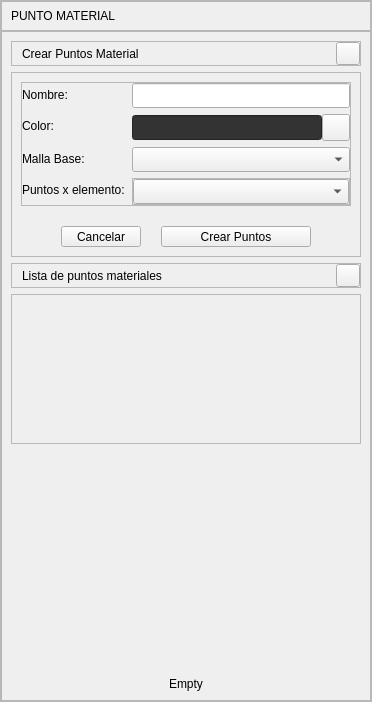
       <widget class="QFrame" name="frame_pointMaterial">
        <property name="sizePolicy">
         <sizepolicy hsizetype="Preferred" vsizetype="Preferred">
          <horstretch>0</horstretch>
          <verstretch>0</verstretch>
         </sizepolicy>
        </property>
        <property name="frameShape">
         <enum>QFrame::StyledPanel</enum>
        </property>
        <property name="frameShadow">
         <enum>QFrame::Raised</enum>
        </property>
        <layout class="QVBoxLayout" name="verticalLayout_3">
         <property name="spacing">
          <number>0</number>
         </property>
         <property name="leftMargin">
          <number>0</number>
         </property>
         <property name="topMargin">
          <number>0</number>
         </property>
         <property name="rightMargin">
          <number>0</number>
         </property>
         <property name="bottomMargin">
          <number>0</number>
         </property>
         <item>
          <widget class="QFrame" name="frame_title">
           <property name="sizePolicy">
            <sizepolicy hsizetype="Preferred" vsizetype="Fixed">
             <horstretch>0</horstretch>
             <verstretch>0</verstretch>
            </sizepolicy>
           </property>
           <property name="minimumSize">
            <size>
             <width>0</width>
             <height>30</height>
            </size>
           </property>
           <property name="maximumSize">
            <size>
             <width>16777215</width>
             <height>30</height>
            </size>
           </property>
           <property name="frameShape">
            <enum>QFrame::StyledPanel</enum>
           </property>
           <property name="frameShadow">
            <enum>QFrame::Raised</enum>
           </property>
           <property name="lineWidth">
            <number>0</number>
           </property>
           <layout class="QHBoxLayout" name="horizontalLayout_2">
            <item>
             <widget class="QLabel" name="label_cardPointMaterialTitle">
              <property name="text">
               <string>PUNTO MATERIAL</string>
              </property>
              <property name="QLabelStyle" stdset="0">
               <number>1</number>
              </property>
             </widget>
            </item>
            <item>
             <spacer name="horizontalSpacer">
              <property name="orientation">
               <enum>Qt::Horizontal</enum>
              </property>
              <property name="sizeHint" stdset="0">
               <size>
                <width>58</width>
                <height>7</height>
               </size>
              </property>
             </spacer>
            </item>
           </layout>
          </widget>
         </item>
         <item>
          <widget class="QFrame" name="frame_info">
           <property name="frameShape">
            <enum>QFrame::StyledPanel</enum>
           </property>
           <property name="frameShadow">
            <enum>QFrame::Raised</enum>
           </property>
           <layout class="QVBoxLayout" name="verticalLayout_5">
            <item>
             <widget class="QFrame" name="frame_PointMaterialSubTitle2">
              <property name="frameShape">
               <enum>QFrame::StyledPanel</enum>
              </property>
              <property name="frameShadow">
               <enum>QFrame::Raised</enum>
              </property>
              <property name="QFrameSubTitleStyle" stdset="0">
               <number>1</number>
              </property>
              <layout class="QHBoxLayout" name="horizontalLayout_3">
               <property name="spacing">
                <number>0</number>
               </property>
               <property name="leftMargin">
                <number>10</number>
               </property>
               <property name="topMargin">
                <number>0</number>
               </property>
               <property name="rightMargin">
                <number>0</number>
               </property>
               <property name="bottomMargin">
                <number>0</number>
               </property>
               <item>
                <widget class="QLabel" name="label_cardPointMaterialSubTitle2">
                 <property name="minimumSize">
                  <size>
                   <width>262</width>
                   <height>0</height>
                  </size>
                 </property>
                 <property name="text">
                  <string>Crear Puntos Material</string>
                 </property>
                 <property name="QLabelStyle" stdset="0">
                  <number>2</number>
                 </property>
                </widget>
               </item>
               <item>
                <widget class="QToolButton" name="toolButton_cardPointMaterialSubTitle2">
                 <property name="text">
                  <string/>
                 </property>
                 <property name="icon">
                  <iconset>
                   <normaloff>../recursos/iconos/iconos_menu_draw_data/minimize.svg</normaloff>../recursos/iconos/iconos_menu_draw_data/minimize.svg</iconset>
                 </property>
                 <property name="arrowType">
                  <enum>Qt::NoArrow</enum>
                 </property>
                 <property name="QToolButtonSubTitleStyle" stdset="0">
                  <number>1</number>
                 </property>
                </widget>
               </item>
              </layout>
             </widget>
            </item>
            <item>
             <widget class="QFrame" name="frame_mesh2">
              <property name="sizePolicy">
               <sizepolicy hsizetype="Preferred" vsizetype="Preferred">
                <horstretch>0</horstretch>
                <verstretch>0</verstretch>
               </sizepolicy>
              </property>
              <property name="frameShape">
               <enum>QFrame::StyledPanel</enum>
              </property>
              <property name="frameShadow">
               <enum>QFrame::Raised</enum>
              </property>
              <layout class="QVBoxLayout" name="verticalLayout_6">
               <property name="spacing">
                <number>20</number>
               </property>
               <item>
                <widget class="QFrame" name="frame_3">
                 <property name="styleSheet">
                  <string notr="true"/>
                 </property>
                 <property name="frameShape">
                  <enum>QFrame::StyledPanel</enum>
                 </property>
                 <property name="frameShadow">
                  <enum>QFrame::Raised</enum>
                 </property>
                 <layout class="QFormLayout" name="formLayout_3">
                  <property name="horizontalSpacing">
                   <number>0</number>
                  </property>
                  <property name="verticalSpacing">
                   <number>6</number>
                  </property>
                  <property name="leftMargin">
                   <number>0</number>
                  </property>
                  <property name="topMargin">
                   <number>0</number>
                  </property>
                  <property name="rightMargin">
                   <number>0</number>
                  </property>
                  <property name="bottomMargin">
                   <number>0</number>
                  </property>
                  <item row="0" column="0">
                   <widget class="QLabel" name="label_textPointMaterialName">
                    <property name="minimumSize">
                     <size>
                      <width>110</width>
                      <height>0</height>
                     </size>
                    </property>
                    <property name="text">
                     <string>Nombre:</string>
                    </property>
                    <property name="QLabelStyle" stdset="0">
                     <number>3</number>
                    </property>
                   </widget>
                  </item>
                  <item row="0" column="1">
                   <widget class="QLineEdit" name="lineEdit_textPointMaterialName">
                    <property name="minimumSize">
                     <size>
                      <width>150</width>
                      <height>25</height>
                     </size>
                    </property>
                    <property name="maximumSize">
                     <size>
                      <width>16777215</width>
                      <height>16777215</height>
                     </size>
                    </property>
                    <property name="text">
                     <string/>
                    </property>
                    <property name="QLineEditStyle" stdset="0">
                     <number>1</number>
                    </property>
                   </widget>
                  </item>
                  <item row="2" column="0">
                   <widget class="QLabel" name="label_textPointMaterialColor">
                    <property name="minimumSize">
                     <size>
                      <width>110</width>
                      <height>0</height>
                     </size>
                    </property>
                    <property name="text">
                     <string>Color:</string>
                    </property>
                    <property name="QLabelStyle" stdset="0">
                     <number>3</number>
                    </property>
                   </widget>
                  </item>
                  <item row="2" column="1">
                   <layout class="QHBoxLayout" name="horizontalLayout_9">
                    <property name="spacing">
                     <number>0</number>
                    </property>
                    <item>
                     <widget class="QLineEdit" name="lineEdit_textPointMaterialColor">
                      <property name="enabled">
                       <bool>false</bool>
                      </property>
                      <property name="minimumSize">
                       <size>
                        <width>120</width>
                        <height>25</height>
                       </size>
                      </property>
                      <property name="maximumSize">
                       <size>
                        <width>16777215</width>
                        <height>16777215</height>
                       </size>
                      </property>
                      <property name="palette">
                       <palette>
                        <active>
                         <colorrole role="WindowText">
                          <brush brushstyle="SolidPattern">
                           <color alpha="255">
                            <red>221</red>
                            <green>221</green>
                            <blue>221</blue>
                           </color>
                          </brush>
                         </colorrole>
                         <colorrole role="Button">
                          <brush brushstyle="SolidPattern">
                           <color alpha="255">
                            <red>51</red>
                            <green>51</green>
                            <blue>51</blue>
                           </color>
                          </brush>
                         </colorrole>
                         <colorrole role="Text">
                          <brush brushstyle="SolidPattern">
                           <color alpha="255">
                            <red>221</red>
                            <green>221</green>
                            <blue>221</blue>
                           </color>
                          </brush>
                         </colorrole>
                         <colorrole role="ButtonText">
                          <brush brushstyle="SolidPattern">
                           <color alpha="255">
                            <red>221</red>
                            <green>221</green>
                            <blue>221</blue>
                           </color>
                          </brush>
                         </colorrole>
                         <colorrole role="Base">
                          <brush brushstyle="SolidPattern">
                           <color alpha="255">
                            <red>51</red>
                            <green>51</green>
                            <blue>51</blue>
                           </color>
                          </brush>
                         </colorrole>
                         <colorrole role="Window">
                          <brush brushstyle="SolidPattern">
                           <color alpha="255">
                            <red>51</red>
                            <green>51</green>
                            <blue>51</blue>
                           </color>
                          </brush>
                         </colorrole>
                         <colorrole role="PlaceholderText">
                          <brush brushstyle="SolidPattern">
                           <color alpha="255">
                            <red>221</red>
                            <green>221</green>
                            <blue>221</blue>
                           </color>
                          </brush>
                         </colorrole>
                        </active>
                        <inactive>
                         <colorrole role="WindowText">
                          <brush brushstyle="SolidPattern">
                           <color alpha="255">
                            <red>221</red>
                            <green>221</green>
                            <blue>221</blue>
                           </color>
                          </brush>
                         </colorrole>
                         <colorrole role="Button">
                          <brush brushstyle="SolidPattern">
                           <color alpha="255">
                            <red>51</red>
                            <green>51</green>
                            <blue>51</blue>
                           </color>
                          </brush>
                         </colorrole>
                         <colorrole role="Text">
                          <brush brushstyle="SolidPattern">
                           <color alpha="255">
                            <red>221</red>
                            <green>221</green>
                            <blue>221</blue>
                           </color>
                          </brush>
                         </colorrole>
                         <colorrole role="ButtonText">
                          <brush brushstyle="SolidPattern">
                           <color alpha="255">
                            <red>221</red>
                            <green>221</green>
                            <blue>221</blue>
                           </color>
                          </brush>
                         </colorrole>
                         <colorrole role="Base">
                          <brush brushstyle="SolidPattern">
                           <color alpha="255">
                            <red>51</red>
                            <green>51</green>
                            <blue>51</blue>
                           </color>
                          </brush>
                         </colorrole>
                         <colorrole role="Window">
                          <brush brushstyle="SolidPattern">
                           <color alpha="255">
                            <red>51</red>
                            <green>51</green>
                            <blue>51</blue>
                           </color>
                          </brush>
                         </colorrole>
                         <colorrole role="PlaceholderText">
                          <brush brushstyle="SolidPattern">
                           <color alpha="255">
                            <red>221</red>
                            <green>221</green>
                            <blue>221</blue>
                           </color>
                          </brush>
                         </colorrole>
                        </inactive>
                        <disabled>
                         <colorrole role="WindowText">
                          <brush brushstyle="SolidPattern">
                           <color alpha="255">
                            <red>221</red>
                            <green>221</green>
                            <blue>221</blue>
                           </color>
                          </brush>
                         </colorrole>
                         <colorrole role="Button">
                          <brush brushstyle="SolidPattern">
                           <color alpha="255">
                            <red>51</red>
                            <green>51</green>
                            <blue>51</blue>
                           </color>
                          </brush>
                         </colorrole>
                         <colorrole role="Text">
                          <brush brushstyle="SolidPattern">
                           <color alpha="255">
                            <red>221</red>
                            <green>221</green>
                            <blue>221</blue>
                           </color>
                          </brush>
                         </colorrole>
                         <colorrole role="ButtonText">
                          <brush brushstyle="SolidPattern">
                           <color alpha="255">
                            <red>221</red>
                            <green>221</green>
                            <blue>221</blue>
                           </color>
                          </brush>
                         </colorrole>
                         <colorrole role="Base">
                          <brush brushstyle="SolidPattern">
                           <color alpha="255">
                            <red>51</red>
                            <green>51</green>
                            <blue>51</blue>
                           </color>
                          </brush>
                         </colorrole>
                         <colorrole role="Window">
                          <brush brushstyle="SolidPattern">
                           <color alpha="255">
                            <red>51</red>
                            <green>51</green>
                            <blue>51</blue>
                           </color>
                          </brush>
                         </colorrole>
                         <colorrole role="PlaceholderText">
                          <brush brushstyle="SolidPattern">
                           <color alpha="255">
                            <red>221</red>
                            <green>221</green>
                            <blue>221</blue>
                           </color>
                          </brush>
                         </colorrole>
                        </disabled>
                       </palette>
                      </property>
                      <property name="styleSheet">
                       <string notr="true"/>
                      </property>
                      <property name="text">
                       <string/>
                      </property>
                      <property name="QLineEditStyle" stdset="0">
                       <number>2</number>
                      </property>
                     </widget>
                    </item>
                    <item>
                     <widget class="QToolButton" name="toolButton_PointMaterialColor">
                      <property name="text">
                       <string/>
                      </property>
                      <property name="icon">
                       <iconset>
                        <normaloff>../recursos/iconos/iconos_menu_draw_mesh/colo_picker.svg</normaloff>../recursos/iconos/iconos_menu_draw_mesh/colo_picker.svg</iconset>
                      </property>
                      <property name="iconSize">
                       <size>
                        <width>20</width>
                        <height>20</height>
                       </size>
                      </property>
                      <property name="arrowType">
                       <enum>Qt::NoArrow</enum>
                      </property>
                      <property name="QToolButtonStyle" stdset="0">
                       <number>1</number>
                      </property>
                     </widget>
                    </item>
                   </layout>
                  </item>
                  <item row="3" column="1">
                   <layout class="QHBoxLayout" name="horizontalLayout_11">
                    <property name="spacing">
                     <number>0</number>
                    </property>
                    <item>
                     <widget class="QComboBox" name="comboBox_PointMaterialBaseMesh">
                      <property name="minimumSize">
                       <size>
                        <width>0</width>
                        <height>25</height>
                       </size>
                      </property>
                      <property name="focusPolicy">
                       <enum>Qt::WheelFocus</enum>
                      </property>
                      <property name="QComboBoxStyle" stdset="0">
                       <number>1</number>
                      </property>
                     </widget>
                    </item>
                   </layout>
                  </item>
                  <item row="4" column="0">
                   <widget class="QLabel" name="label_textPointMaterialNPoints">
                    <property name="minimumSize">
                     <size>
                      <width>110</width>
                      <height>0</height>
                     </size>
                    </property>
                    <property name="text">
                     <string>Puntos x elemento:</string>
                    </property>
                    <property name="QLabelStyle" stdset="0">
                     <number>3</number>
                    </property>
                   </widget>
                  </item>
                  <item row="4" column="1">
                   <widget class="QFrame" name="frame">
                    <property name="sizePolicy">
                     <sizepolicy hsizetype="Preferred" vsizetype="Preferred">
                      <horstretch>0</horstretch>
                      <verstretch>0</verstretch>
                     </sizepolicy>
                    </property>
                    <property name="frameShape">
                     <enum>QFrame::StyledPanel</enum>
                    </property>
                    <property name="frameShadow">
                     <enum>QFrame::Raised</enum>
                    </property>
                    <layout class="QHBoxLayout" name="horizontalLayout_10">
                     <property name="spacing">
                      <number>0</number>
                     </property>
                     <property name="leftMargin">
                      <number>0</number>
                     </property>
                     <property name="topMargin">
                      <number>0</number>
                     </property>
                     <property name="rightMargin">
                      <number>0</number>
                     </property>
                     <property name="bottomMargin">
                      <number>0</number>
                     </property>
                     <item>
                      <widget class="QComboBox" name="comboBox_PointMaterialNPoints">
                       <property name="minimumSize">
                        <size>
                         <width>0</width>
                         <height>25</height>
                        </size>
                       </property>
                       <property name="QComboBoxStyle" stdset="0">
                        <number>1</number>
                       </property>
                      </widget>
                     </item>
                    </layout>
                   </widget>
                  </item>
                  <item row="3" column="0">
                   <widget class="QLabel" name="label_textPointMaterialBaseMesh">
                    <property name="minimumSize">
                     <size>
                      <width>110</width>
                      <height>0</height>
                     </size>
                    </property>
                    <property name="text">
                     <string>Malla Base:</string>
                    </property>
                    <property name="QLabelStyle" stdset="0">
                     <number>3</number>
                    </property>
                   </widget>
                  </item>
                 </layout>
                </widget>
               </item>
               <item>
                <layout class="QHBoxLayout" name="horizontalLayout_12">
                 <item>
                  <spacer name="horizontalSpacer_3">
                   <property name="orientation">
                    <enum>Qt::Horizontal</enum>
                   </property>
                   <property name="sizeHint" stdset="0">
                    <size>
                     <width>40</width>
                     <height>20</height>
                    </size>
                   </property>
                  </spacer>
                 </item>
                 <item>
                  <widget class="QToolButton" name="toolButton_PointMaterialCancel">
                   <property name="minimumSize">
                    <size>
                     <width>80</width>
                     <height>0</height>
                    </size>
                   </property>
                   <property name="maximumSize">
                    <size>
                     <width>150</width>
                     <height>16777215</height>
                    </size>
                   </property>
                   <property name="text">
                    <string>Cancelar</string>
                   </property>
                   <property name="QToolButtonStyle" stdset="0">
                    <number>3</number>
                   </property>
                  </widget>
                 </item>
                 <item>
                  <widget class="QToolButton" name="toolButton_PointMaterial">
                   <property name="minimumSize">
                    <size>
                     <width>150</width>
                     <height>0</height>
                    </size>
                   </property>
                   <property name="maximumSize">
                    <size>
                     <width>150</width>
                     <height>16777215</height>
                    </size>
                   </property>
                   <property name="text">
                    <string>Crear Puntos</string>
                   </property>
                   <property name="QToolButtonStyle" stdset="0">
                    <number>2</number>
                   </property>
                  </widget>
                 </item>
                 <item>
                  <spacer name="horizontalSpacer_4">
                   <property name="orientation">
                    <enum>Qt::Horizontal</enum>
                   </property>
                   <property name="sizeHint" stdset="0">
                    <size>
                     <width>40</width>
                     <height>20</height>
                    </size>
                   </property>
                  </spacer>
                 </item>
                </layout>
               </item>
              </layout>
             </widget>
            </item>
            <item>
             <widget class="QFrame" name="frame_PointMaterialSubTitle3">
              <property name="frameShape">
               <enum>QFrame::StyledPanel</enum>
              </property>
              <property name="frameShadow">
               <enum>QFrame::Raised</enum>
              </property>
              <property name="QFrameSubTitleStyle" stdset="0">
               <number>1</number>
              </property>
              <layout class="QHBoxLayout" name="horizontalLayout_7">
               <property name="spacing">
                <number>0</number>
               </property>
               <property name="leftMargin">
                <number>10</number>
               </property>
               <property name="topMargin">
                <number>0</number>
               </property>
               <property name="rightMargin">
                <number>0</number>
               </property>
               <property name="bottomMargin">
                <number>0</number>
               </property>
               <item>
                <widget class="QLabel" name="label_cardPointMaterialSubTitle3">
                 <property name="minimumSize">
                  <size>
                   <width>262</width>
                   <height>0</height>
                  </size>
                 </property>
                 <property name="text">
                  <string>Lista de puntos materiales</string>
                 </property>
                 <property name="QLabelStyle" stdset="0">
                  <number>2</number>
                 </property>
                </widget>
               </item>
               <item>
                <widget class="QToolButton" name="toolButton_cardPointMaterialSubTitle3">
                 <property name="text">
                  <string/>
                 </property>
                 <property name="icon">
                  <iconset>
                   <normaloff>../recursos/iconos/iconos_menu_draw_data/minimize.svg</normaloff>../recursos/iconos/iconos_menu_draw_data/minimize.svg</iconset>
                 </property>
                 <property name="arrowType">
                  <enum>Qt::NoArrow</enum>
                 </property>
                 <property name="QToolButtonSubTitleStyle" stdset="0">
                  <number>1</number>
                 </property>
                </widget>
               </item>
              </layout>
             </widget>
            </item>
            <item>
             <widget class="QFrame" name="frame_mesh3">
              <property name="sizePolicy">
               <sizepolicy hsizetype="Preferred" vsizetype="Expanding">
                <horstretch>0</horstretch>
                <verstretch>0</verstretch>
               </sizepolicy>
              </property>
              <property name="minimumSize">
               <size>
                <width>0</width>
                <height>150</height>
               </size>
              </property>
              <property name="styleSheet">
               <string notr="true"/>
              </property>
              <property name="frameShape">
               <enum>QFrame::StyledPanel</enum>
              </property>
              <property name="frameShadow">
               <enum>QFrame::Raised</enum>
              </property>
              <layout class="QHBoxLayout" name="horizontalLayout_13">
               <item>
                <widget class="QScrollArea" name="scrollArea">
                 <property name="styleSheet">
                  <string notr="true">background-color: transparent;
border: none;</string>
                 </property>
                 <property name="widgetResizable">
                  <bool>true</bool>
                 </property>
                 <widget class="QWidget" name="scrollAreaWidgetContents">
                  <property name="geometry">
                   <rect>
                    <x>0</x>
                    <y>0</y>
                    <width>278</width>
                    <height>130</height>
                   </rect>
                  </property>
                  <layout class="QHBoxLayout" name="horizontalLayout_14">
                   <property name="spacing">
                    <number>0</number>
                   </property>
                   <property name="leftMargin">
                    <number>0</number>
                   </property>
                   <property name="topMargin">
                    <number>0</number>
                   </property>
                   <property name="rightMargin">
                    <number>0</number>
                   </property>
                   <property name="bottomMargin">
                    <number>0</number>
                   </property>
                   <item>
                    <layout class="QVBoxLayout" name="verticalLayout_containerCardMesh">
                     <property name="spacing">
                      <number>0</number>
                     </property>
                     <item>
                      <widget class="QFrame" name="frame_empty">
                       <property name="sizePolicy">
                        <sizepolicy hsizetype="Preferred" vsizetype="Expanding">
                         <horstretch>0</horstretch>
                         <verstretch>0</verstretch>
                        </sizepolicy>
                       </property>
                       <property name="styleSheet">
                        <string notr="true"/>
                       </property>
                       <property name="frameShape">
                        <enum>QFrame::StyledPanel</enum>
                       </property>
                       <property name="frameShadow">
                        <enum>QFrame::Raised</enum>
                       </property>
                      </widget>
                     </item>
                    </layout>
                   </item>
                  </layout>
                 </widget>
                </widget>
               </item>
              </layout>
             </widget>
            </item>
            <item>
             <spacer name="verticalSpacer_2">
              <property name="orientation">
               <enum>Qt::Vertical</enum>
              </property>
              <property name="sizeHint" stdset="0">
               <size>
                <width>20</width>
                <height>227</height>
               </size>
              </property>
             </spacer>
            </item>
            <item>
             <layout class="QHBoxLayout" name="horizontalLayout_5">
              <property name="spacing">
               <number>0</number>
              </property>
              <item>
               <widget class="QLabel" name="label_msn">
                <property name="sizePolicy">
                 <sizepolicy hsizetype="Expanding" vsizetype="Preferred">
                  <horstretch>0</horstretch>
                  <verstretch>0</verstretch>
                 </sizepolicy>
                </property>
                <property name="text">
                 <string>Empty</string>
                </property>
                <property name="alignment">
                 <set>Qt::AlignCenter</set>
                </property>
               </widget>
              </item>
             </layout>
            </item>
           </layout>
          </widget>
         </item>
        </layout>
       </widget>
